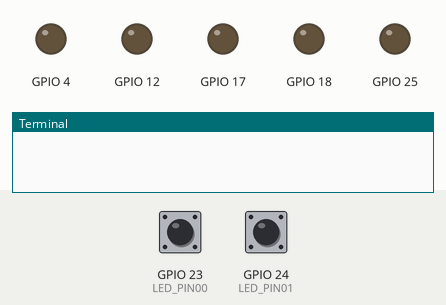
Bench run of a program on a simulated Raspberry Pi (BCM pin numbers). On the bench: output pins drawn as LEDs (lit = HIGH), the last lines printed to the terminal. Dashed ring = blinking. The test bench sets the inputs (shaded band); at power-on: GPIO 24 (LED_PIN01) HIGH, GPIO 23 (LED_PIN00) HIGH.

Above: at 1.2 s.
1.3 s: GPIO 24 (LED_PIN01) pulled LOW for 0.15 s
At 2.2 s:
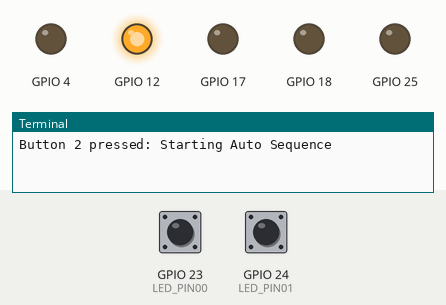
4.4 s: GPIO 23 (LED_PIN00) pulled LOW for 1 s
At 6.1 s:
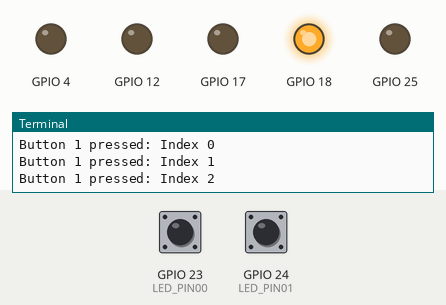
6.9 s: GPIO 23 (LED_PIN00) pulled LOW for 0.15 s
At 7.5 s:
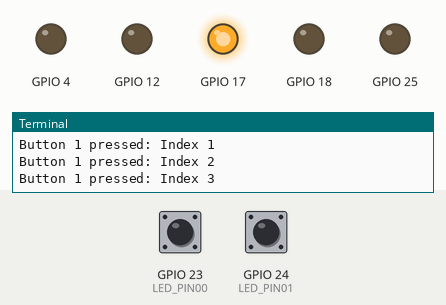
8.5 s: GPIO 23 (LED_PIN00) pulled LOW for 3.2 s
At 12.8 s:
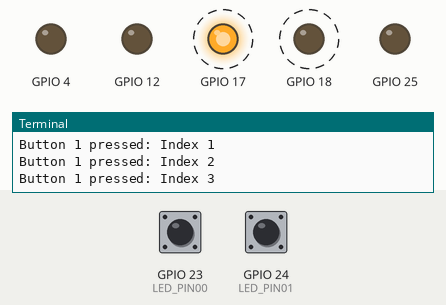
13.2 s: GPIO 23 (LED_PIN00) driven LOW and GPIO 24 (LED_PIN01) driven LOW
At 13.7 s:
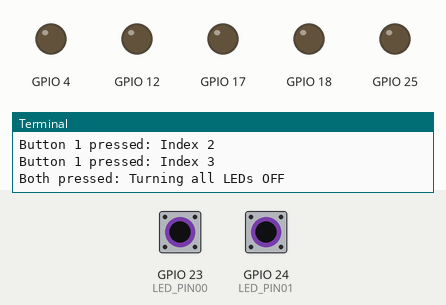
14.7 s: GPIO 24 (LED_PIN01) driven HIGH
At 15.03 s:
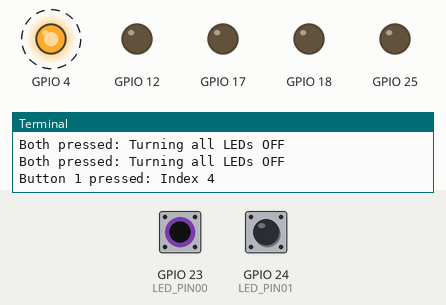
Timing chart, 0 to 18.7 s (numbered marks = the images above; inputs shaded):
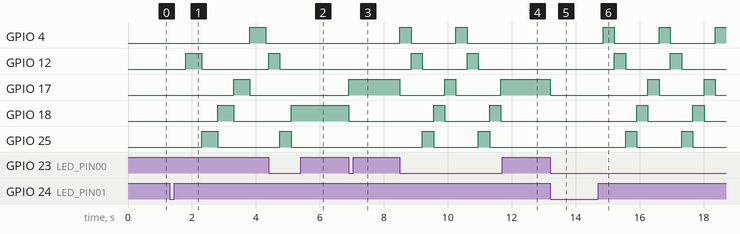

Measured:
- after the input at 1.3 s, GPIO 4: LOW → HIGH after 2.5 s, → LOW 0.50 s later; GPIO 12: LOW → HIGH after 0.50 s, → LOW 0.50 s later; GPIO 17: LOW → HIGH after 2.0 s, → LOW 0.50 s later; GPIO 18: LOW → HIGH after 1.5 s, → LOW 0.50 s later; GPIO 25: LOW → HIGH after 1.0 s, → LOW 0.50 s later
- after the input at 4.4 s, GPIO 12: LOW → HIGH at once, → LOW 0.35 s later; GPIO 18: LOW → HIGH after 0.70 s; GPIO 25: LOW → HIGH after 0.35 s, → LOW 0.35 s later
- after the input at 6.9 s, GPIO 17: LOW → HIGH at once; GPIO 18: HIGH → LOW at once
- after the input at 8.5 s, GPIO 4: alternates HIGH for 0.35 s and LOW for 1.4 s, 4 changes in all, then stays LOW, starting at once; GPIO 12: alternates HIGH for 0.35 s and LOW for 1.4 s, starting after 0.35 s
- after the input at 13.2 s, GPIO 17: HIGH → LOW at once
- after the input at 14.7 s, GPIO 4: alternates HIGH for 0.35 s and LOW for 1.4 s, starting after 0.16 s; GPIO 12: alternates HIGH for 0.35 s and LOW for 1.4 s, starting after 0.51 s

The program:

test6.py
```python
import RPi.GPIO as GPIO
import time

GPIO.setmode(GPIO.BCM)

# Pin Definitions
LED_PIN1 = 12
LED_PIN2 = 25
LED_PIN3 = 18
LED_PIN4 = 17
LED_PIN5 = 4

LED_PIN00 = 23
LED_PIN01 = 24

# Setup Pins
leds = [LED_PIN1, LED_PIN2, LED_PIN3, LED_PIN4, LED_PIN5]
for pin in leds:
    GPIO.setup(pin, GPIO.OUT)
    GPIO.output(pin, GPIO.LOW)

GPIO.setup(LED_PIN00, GPIO.IN, pull_up_down=GPIO.PUD_UP)
GPIO.setup(LED_PIN01, GPIO.IN, pull_up_down=GPIO.PUD_UP)

# FIX 1: Initialize the tracking variable
count = 0

try:
    while True:
        button_state1 = GPIO.input(LED_PIN00)
        button_state2 = GPIO.input(LED_PIN01)

        # FIX 3: Both buttons pressed check MUST go first!
        if button_state1 == GPIO.LOW and button_state2 == GPIO.LOW:
            print("Both pressed: Turning all LEDs OFF")
            for pin in leds:
                GPIO.output(pin, GPIO.LOW)
            time.sleep(0.5) # Prevent registering multiple rapid presses

        # Button 1 sequence (Manual Step Loop)
        elif button_state1 == GPIO.LOW:
            # Turn off all LEDs first so only one lights up at a time
            for pin in leds:
                GPIO.output(pin, GPIO.LOW)

            print(f"Button 1 pressed: Index {count}")
            GPIO.output(leds[count], GPIO.HIGH)

            count += 1
            # FIX 2: Reset if it reaches index 5 (valid indexes are 0 to 4)
            if count >= 5:
                count = 0

            time.sleep(0.3) # Short bounce delay for manual clicking

        # Button 2 sequence (Auto Sequence)
        elif button_state2 == GPIO.LOW:
            for pin in leds:
                GPIO.output(pin, GPIO.LOW)
            time.sleep(0.5)
            print("Button 2 pressed: Starting Auto Sequence")
            # Cleaner way to do your auto sequence using a loop
            for pin in leds:
                GPIO.output(pin, GPIO.HIGH)
                time.sleep(0.5)
                GPIO.output(pin, GPIO.LOW)

        time.sleep(0.05) # Keep CPU load minimal

except KeyboardInterrupt:
    print("\nProgram interrupted by user.")
except Exception as e:
    print(f"An unexpected error occurred: {e}")
finally:
    GPIO.cleanup()
    print("GPIO pins have been safely cleaned up!")
```
